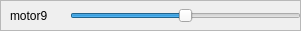
       <widget class="QFrame" name="frame_24">
        <property name="geometry">
         <rect>
          <x>0</x>
          <y>510</y>
          <width>301</width>
          <height>31</height>
         </rect>
        </property>
        <property name="frameShape">
         <enum>QFrame::StyledPanel</enum>
        </property>
        <property name="frameShadow">
         <enum>QFrame::Raised</enum>
        </property>
        <widget class="QSlider" name="motor9">
         <property name="geometry">
          <rect>
           <x>70</x>
           <y>0</y>
           <width>231</width>
           <height>31</height>
          </rect>
         </property>
         <property name="minimum">
          <number>-50</number>
         </property>
         <property name="maximum">
          <number>50</number>
         </property>
         <property name="orientation">
          <enum>Qt::Horizontal</enum>
         </property>
        </widget>
        <widget class="QLabel" name="label_23">
         <property name="geometry">
          <rect>
           <x>10</x>
           <y>0</y>
           <width>91</width>
           <height>31</height>
          </rect>
         </property>
         <property name="text">
          <string>motor9</string>
         </property>
        </widget>
        <widget class="QFrame" name="frame_25">
         <property name="geometry">
          <rect>
           <x>40</x>
           <y>30</y>
           <width>301</width>
           <height>31</height>
          </rect>
         </property>
         <property name="frameShape">
          <enum>QFrame::StyledPanel</enum>
         </property>
         <property name="frameShadow">
          <enum>QFrame::Raised</enum>
         </property>
         <widget class="QSlider" name="horizontalSlider_18">
          <property name="geometry">
           <rect>
            <x>70</x>
            <y>0</y>
            <width>231</width>
            <height>31</height>
           </rect>
          </property>
          <property name="orientation">
           <enum>Qt::Horizontal</enum>
          </property>
         </widget>
         <widget class="QLabel" name="label_24">
          <property name="geometry">
           <rect>
            <x>10</x>
            <y>0</y>
            <width>91</width>
            <height>31</height>
           </rect>
          </property>
          <property name="text">
           <string>motor0</string>
          </property>
         </widget>
        </widget>
       </widget>
